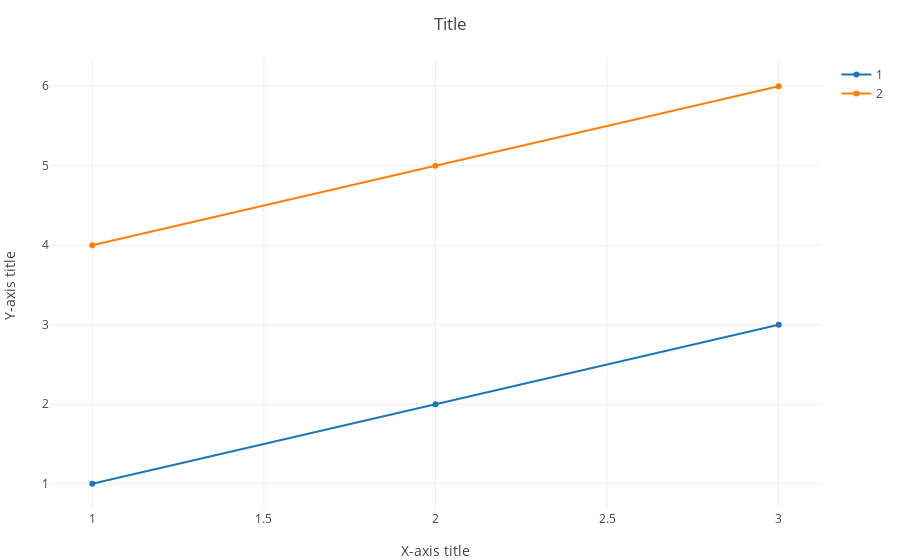

Write notebook code for a chart like this one.
### Markdown cell above
## Plot vectors as lines

### Code cell
y_1 = [1, 2, 3]

y_2 = [4, 5, 6]

y_ = (y_1, y_2)

layout = Layout(title = "Title", xaxis_title = "X-axis title", yaxis_title = "Y-axis title")

plot_x_y(y_; layout = layout)

### Figure 1 — Plotly figure (JSON) as saved in the notebook; plotly's stock layout.template omitted (floating-point values rounded to 4 significant figures)
{"data": [{"name": "1", "type": "scatter", "x": [1, 2, 3], "y": [1, 2, 3]}, {"name": "2", "type": "scatter", "x": [1, 2, 3], "y": [4, 5, 6]}], "layout": {"autosize": false, "margin": {"b": 50, "l": 50, "r": 50, "t": 60}, "templateaa": "plotly_white", "title": "Title", "xaxis": {"title": "X-axis title"}, "yaxis": {"title": "Y-axis title"}}}
